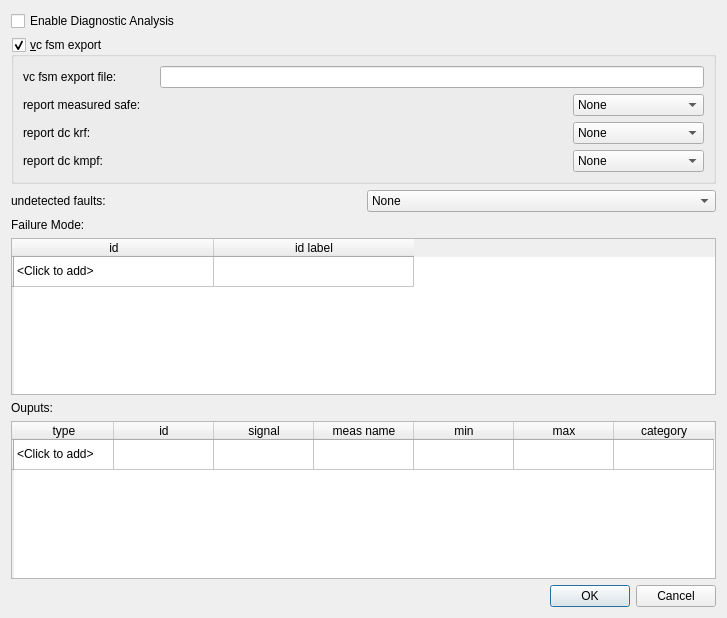
<?xml version="1.0" encoding="UTF-8"?>
<ui version="4.0">
 <class>DiagSettingDialog</class>
 <widget class="QDialog" name="DiagSettingDialog">
  <property name="geometry">
   <rect>
    <x>0</x>
    <y>0</y>
    <width>727</width>
    <height>618</height>
   </rect>
  </property>
  <property name="windowTitle">
   <string>Diagnostic Setting</string>
  </property>
  <layout class="QVBoxLayout" name="verticalLayout">
   <item>
    <widget class="QCheckBox" name="checkBox">
     <property name="text">
      <string>Enable Diagnostic Analysis</string>
     </property>
    </widget>
   </item>
   <item>
    <widget class="QGroupBox" name="groupBox">
     <property name="title">
      <string>&amp;vc fsm export</string>
     </property>
     <property name="checkable">
      <bool>true</bool>
     </property>
     <property name="checked">
      <bool>true</bool>
     </property>
     <layout class="QGridLayout" name="gridLayout">
      <item row="0" column="0">
       <widget class="QLabel" name="label_3">
        <property name="text">
         <string>vc fsm export file:</string>
        </property>
       </widget>
      </item>
      <item row="0" column="1" colspan="4">
       <widget class="QLineEdit" name="lineEditFile"/>
      </item>
      <item row="1" column="0" colspan="4">
       <widget class="QLabel" name="label_4">
        <property name="text">
         <string>report measured safe:</string>
        </property>
       </widget>
      </item>
      <item row="1" column="4">
       <widget class="QComboBox" name="comboBoxRMS">
        <item>
         <property name="text">
          <string>None</string>
         </property>
        </item>
        <item>
         <property name="text">
          <string>True</string>
         </property>
        </item>
        <item>
         <property name="text">
          <string>False</string>
         </property>
        </item>
       </widget>
      </item>
      <item row="2" column="0" colspan="2">
       <widget class="QLabel" name="label_5">
        <property name="text">
         <string>report dc krf:</string>
        </property>
       </widget>
      </item>
      <item row="3" column="0" colspan="3">
       <widget class="QLabel" name="label_6">
        <property name="text">
         <string>report dc kmpf:</string>
        </property>
       </widget>
      </item>
      <item row="3" column="4">
       <widget class="QComboBox" name="comboBoxKmpf">
        <item>
         <property name="text">
          <string>None</string>
         </property>
        </item>
        <item>
         <property name="text">
          <string>True</string>
         </property>
        </item>
        <item>
         <property name="text">
          <string>False</string>
         </property>
        </item>
       </widget>
      </item>
      <item row="2" column="4">
       <widget class="QComboBox" name="comboBoxKrf">
        <item>
         <property name="text">
          <string>None</string>
         </property>
        </item>
        <item>
         <property name="text">
          <string>True</string>
         </property>
        </item>
        <item>
         <property name="text">
          <string>False</string>
         </property>
        </item>
       </widget>
      </item>
     </layout>
    </widget>
   </item>
   <item>
    <layout class="QHBoxLayout" name="horizontalLayout_2">
     <item>
      <widget class="QLabel" name="label_2">
       <property name="text">
        <string>undetected faults:</string>
       </property>
      </widget>
     </item>
     <item>
      <widget class="QComboBox" name="comboBoxUndetectedFaults">
       <item>
        <property name="text">
         <string>None</string>
        </property>
       </item>
       <item>
        <property name="text">
         <string>assumed_safe</string>
        </property>
       </item>
       <item>
        <property name="text">
         <string>assumed_dangerous</string>
        </property>
       </item>
      </widget>
     </item>
    </layout>
   </item>
   <item>
    <widget class="QLabel" name="label">
     <property name="text">
      <string>Failure Mode:</string>
     </property>
    </widget>
   </item>
   <item>
    <widget class="QTableWidget" name="tableWidgetFailureMode">
     <property name="editTriggers">
      <set>QAbstractItemView::AnyKeyPressed|QAbstractItemView::CurrentChanged|QAbstractItemView::DoubleClicked|QAbstractItemView::EditKeyPressed</set>
     </property>
     <attribute name="horizontalHeaderDefaultSectionSize">
      <number>200</number>
     </attribute>
     <row>
      <property name="text">
       <string/>
      </property>
     </row>
     <column>
      <property name="text">
       <string>id</string>
      </property>
     </column>
     <column>
      <property name="text">
       <string>id label</string>
      </property>
     </column>
     <item row="0" column="0">
      <property name="text">
       <string>&lt;Click to add&gt;</string>
      </property>
     </item>
    </widget>
   </item>
   <item>
    <widget class="QLabel" name="label_7">
     <property name="text">
      <string>Ouputs:</string>
     </property>
    </widget>
   </item>
   <item>
    <widget class="QTableWidget" name="tableWidgetOutput">
     <property name="editTriggers">
      <set>QAbstractItemView::AnyKeyPressed|QAbstractItemView::CurrentChanged|QAbstractItemView::DoubleClicked|QAbstractItemView::EditKeyPressed</set>
     </property>
     <row>
      <property name="text">
       <string/>
      </property>
     </row>
     <column>
      <property name="text">
       <string>type</string>
      </property>
     </column>
     <column>
      <property name="text">
       <string>id</string>
      </property>
     </column>
     <column>
      <property name="text">
       <string>signal</string>
      </property>
     </column>
     <column>
      <property name="text">
       <string>meas name</string>
      </property>
     </column>
     <column>
      <property name="text">
       <string>min</string>
      </property>
     </column>
     <column>
      <property name="text">
       <string>max</string>
      </property>
     </column>
     <column>
      <property name="text">
       <string>category</string>
      </property>
     </column>
     <item row="0" column="0">
      <property name="text">
       <string>&lt;Click to add&gt;</string>
      </property>
     </item>
     <item row="0" column="1">
      <property name="text">
       <string/>
      </property>
     </item>
    </widget>
   </item>
   <item>
    <widget class="QDialogButtonBox" name="buttonBox">
     <property name="orientation">
      <enum>Qt::Horizontal</enum>
     </property>
     <property name="standardButtons">
      <set>QDialogButtonBox::Cancel|QDialogButtonBox::Ok</set>
     </property>
    </widget>
   </item>
  </layout>
  <zorder>label_7</zorder>
  <zorder>tableWidgetOutput</zorder>
  <zorder>groupBox</zorder>
  <zorder>buttonBox</zorder>
  <zorder>label</zorder>
  <zorder>tableWidgetFailureMode</zorder>
  <zorder>checkBox</zorder>
 </widget>
 <resources/>
 <connections>
  <connection>
   <sender>buttonBox</sender>
   <signal>accepted()</signal>
   <receiver>DiagSettingDialog</receiver>
   <slot>accept()</slot>
   <hints>
    <hint type="sourcelabel">
     <x>248</x>
     <y>254</y>
    </hint>
    <hint type="destinationlabel">
     <x>157</x>
     <y>274</y>
    </hint>
   </hints>
  </connection>
  <connection>
   <sender>buttonBox</sender>
   <signal>rejected()</signal>
   <receiver>DiagSettingDialog</receiver>
   <slot>reject()</slot>
   <hints>
    <hint type="sourcelabel">
     <x>316</x>
     <y>260</y>
    </hint>
    <hint type="destinationlabel">
     <x>286</x>
     <y>274</y>
    </hint>
   </hints>
  </connection>
 </connections>
</ui>
